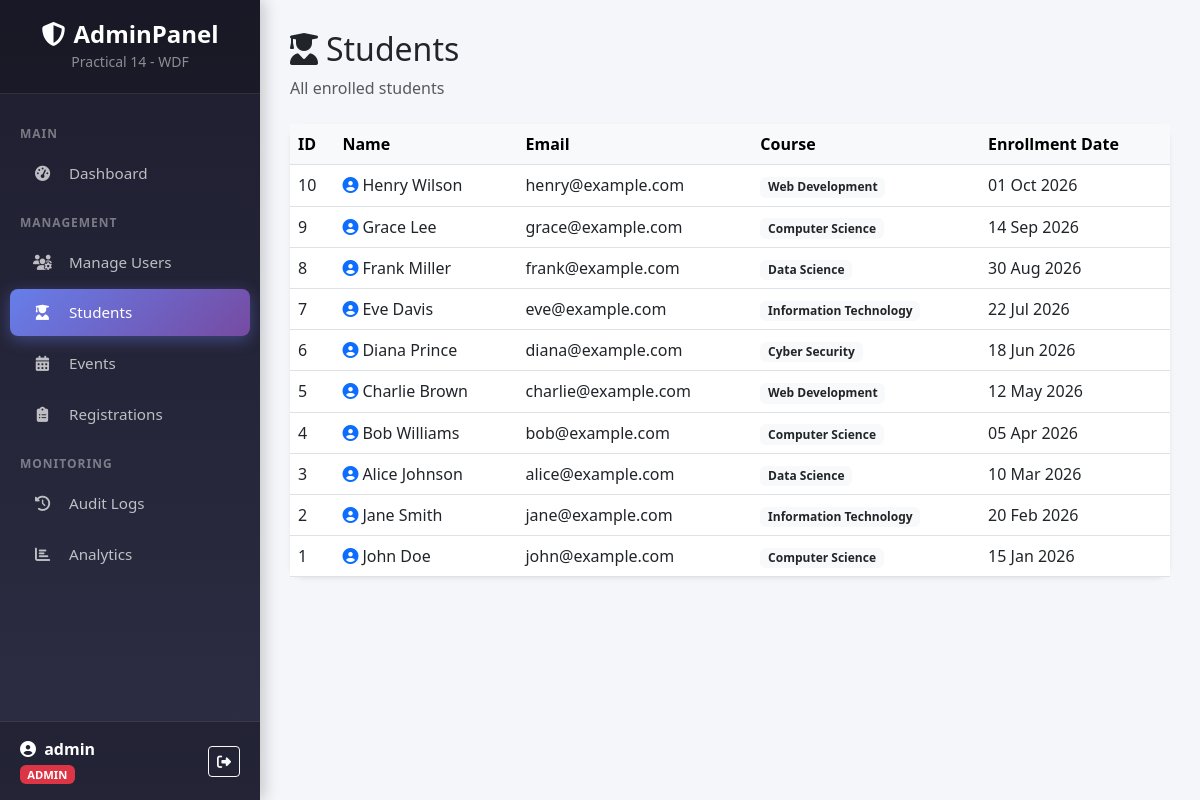
The app's page /manage_students.php (signed in) with its own data.
### tables this page shows
CREATE TABLE IF NOT EXISTS students (
    id INT AUTO_INCREMENT PRIMARY KEY,
    name VARCHAR(100) NOT NULL,
    email VARCHAR(100) NOT NULL,
    course VARCHAR(100) NOT NULL,
    enrollment_date DATE NOT NULL,
    created_at TIMESTAMP DEFAULT CURRENT_TIMESTAMP
);

### manage_students.php (the view, shortened to what this page needs)
<?php
require_once 'config.php';
$students = $conn->query("SELECT * FROM students ORDER BY enrollment_date DESC");
?>
<!DOCTYPE html>
<html lang="en">
<head>
    <link href="https://cdn.jsdelivr.net/npm/bootstrap@5.3.0/dist/css/bootstrap.min.css" rel="stylesheet">
    <link href="https://cdnjs.cloudflare.com/ajax/libs/font-awesome/6.4.0/css/all.min.css" rel="stylesheet">
</head>
<body>
    <?php include 'sidebar.php'; ?>
    <div class="main-content">
        <div class="page-header mb-4">
            <h2><i class="fas fa-user-graduate me-2"></i>Students</h2>
            <p class="text-muted">All enrolled students</p>
        </div>
        <div class="card border-0 shadow-sm" style="border-radius:15px;">
            <div class="card-body p-0">
                <table class="table table-hover mb-0">
                    <thead class="table-light">
                        <tr>
                            <th>ID</th>
                            <th>Name</th>
                            <th>Email</th>
                            <th>Course</th>
                            <th>Enrollment Date</th>
                        </tr>
                    </thead>
                    <tbody>
                        <?php while ($s = $students->fetch_assoc()): ?>
                        <tr>
                            <td><?= $s['id'] ?></td>
                            <td><i class="fas fa-user-circle text-primary me-1"></i><?= htmlspecialchars($s['name']) ?></td>
                            <td><?= htmlspecialchars($s['email']) ?></td>
                            <td><span class="badge bg-light text-dark"><?= htmlspecialchars($s['course']) ?></span></td>
                            <td><?= date('d M Y', strtotime($s['enrollment_date'])) ?></td>
                        </tr>
                        <?php endwhile; ?>
                    </tbody>
                </table>
            </div>
        </div>
    </div>
</body>
</html>

### sidebar.php (style rules this page uses)
.main-content { margin-left: 260px; padding: 30px; background: #f4f6f9; min-height: 100vh; }

### records on screen
students: id "10", name "Henry Wilson", email "henry@example.com", course "Web Development", enrollment_date "01 Oct 2026"
students: id "9", name "Grace Lee", email "grace@example.com", course "Computer Science", enrollment_date "14 Sep 2026"
students: id "8", name "Frank Miller", email "frank@example.com", course "Data Science", enrollment_date "30 Aug 2026"
students: id "7", name "Eve Davis", email "eve@example.com", course "Information Technology", enrollment_date "22 Jul 2026"
students: id "6", name "Diana Prince", email "diana@example.com", course "Cyber Security", enrollment_date "18 Jun 2026"
students: id "5", name "Charlie Brown", email "charlie@example.com", course "Web Development", enrollment_date "12 May 2026"
students: id "4", name "Bob Williams", email "bob@example.com", course "Computer Science", enrollment_date "05 Apr 2026"
students: id "3", name "Alice Johnson", email "alice@example.com", course "Data Science", enrollment_date "10 Mar 2026"
students: id "2", name "Jane Smith", email "jane@example.com", course "Information Technology", enrollment_date "20 Feb 2026"
students: id "1", name "John Doe", email "john@example.com", course "Computer Science", enrollment_date "15 Jan 2026"

### other values on screen
$_SESSION['username'] "admin"
$role "ADMIN"
